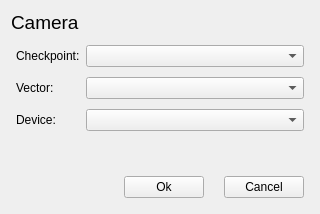
<?xml version="1.0" encoding="UTF-8"?>
<ui version="4.0">
 <class>WindowCameraDAE</class>
 <widget class="QWidget" name="WindowCameraDAE">
  <property name="geometry">
   <rect>
    <x>0</x>
    <y>0</y>
    <width>320</width>
    <height>214</height>
   </rect>
  </property>
  <property name="maximumSize">
   <size>
    <width>350</width>
    <height>280</height>
   </size>
  </property>
  <property name="windowTitle">
   <string>BACS Camera</string>
  </property>
  <layout class="QGridLayout" name="gridLayout">
   <item row="3" column="0">
    <layout class="QHBoxLayout" name="horizontalLayout">
     <property name="spacing">
      <number>20</number>
     </property>
     <property name="leftMargin">
      <number>5</number>
     </property>
     <property name="topMargin">
      <number>5</number>
     </property>
     <property name="rightMargin">
      <number>5</number>
     </property>
     <property name="bottomMargin">
      <number>5</number>
     </property>
     <item>
      <spacer name="horizontalSpacer">
       <property name="orientation">
        <enum>Qt::Horizontal</enum>
       </property>
       <property name="sizeHint" stdset="0">
        <size>
         <width>40</width>
         <height>20</height>
        </size>
       </property>
      </spacer>
     </item>
     <item>
      <widget class="QPushButton" name="pushButton">
       <property name="text">
        <string>Ok</string>
       </property>
      </widget>
     </item>
     <item>
      <widget class="QPushButton" name="pushButton_2">
       <property name="text">
        <string>Cancel</string>
       </property>
      </widget>
     </item>
    </layout>
   </item>
   <item row="1" column="0">
    <layout class="QFormLayout" name="formLayout">
     <property name="verticalSpacing">
      <number>10</number>
     </property>
     <property name="leftMargin">
      <number>5</number>
     </property>
     <property name="topMargin">
      <number>5</number>
     </property>
     <property name="rightMargin">
      <number>5</number>
     </property>
     <property name="bottomMargin">
      <number>5</number>
     </property>
     <item row="0" column="0">
      <widget class="QLabel" name="label">
       <property name="text">
        <string>Checkpoint:</string>
       </property>
      </widget>
     </item>
     <item row="0" column="1">
      <widget class="QComboBox" name="comboBox"/>
     </item>
     <item row="1" column="0">
      <widget class="QLabel" name="label_2">
       <property name="text">
        <string>Vector:</string>
       </property>
      </widget>
     </item>
     <item row="1" column="1">
      <widget class="QComboBox" name="comboBox_2"/>
     </item>
     <item row="2" column="0">
      <widget class="QLabel" name="label_3">
       <property name="text">
        <string>Device:</string>
       </property>
      </widget>
     </item>
     <item row="2" column="1">
      <widget class="QComboBox" name="comboBox_3"/>
     </item>
    </layout>
   </item>
   <item row="0" column="0">
    <widget class="QLabel" name="label_4">
     <property name="font">
      <font>
       <pointsize>14</pointsize>
      </font>
     </property>
     <property name="text">
      <string>Camera</string>
     </property>
    </widget>
   </item>
   <item row="2" column="0">
    <spacer name="verticalSpacer">
     <property name="orientation">
      <enum>Qt::Vertical</enum>
     </property>
     <property name="sizeHint" stdset="0">
      <size>
       <width>20</width>
       <height>40</height>
      </size>
     </property>
    </spacer>
   </item>
  </layout>
 </widget>
 <resources/>
 <connections/>
</ui>
